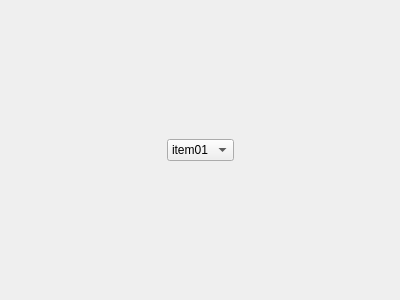
<?xml version="1.0" encoding="UTF-8"?>
<ui version="4.0">
 <class>SonDialog</class>
 <widget class="QDialog" name="SonDialog">
  <property name="geometry">
   <rect>
    <x>0</x>
    <y>0</y>
    <width>400</width>
    <height>300</height>
   </rect>
  </property>
  <property name="windowTitle">
   <string>Dialog</string>
  </property>
  <layout class="QHBoxLayout" name="horizontalLayout_2">
   <item>
    <layout class="QHBoxLayout" name="horizontalLayout">
     <item>
      <spacer name="horizontalSpacer">
       <property name="orientation">
        <enum>Qt::Horizontal</enum>
       </property>
       <property name="sizeHint" stdset="0">
        <size>
         <width>40</width>
         <height>20</height>
        </size>
       </property>
      </spacer>
     </item>
     <item>
      <layout class="QVBoxLayout" name="verticalLayout">
       <item>
        <spacer name="verticalSpacer">
         <property name="orientation">
          <enum>Qt::Vertical</enum>
         </property>
         <property name="sizeHint" stdset="0">
          <size>
           <width>20</width>
           <height>40</height>
          </size>
         </property>
        </spacer>
       </item>
       <item>
        <widget class="QComboBox" name="comboBox">
         <item>
          <property name="text">
           <string>item01</string>
          </property>
         </item>
         <item>
          <property name="text">
           <string>item02</string>
          </property>
         </item>
         <item>
          <property name="text">
           <string>item03</string>
          </property>
         </item>
         <item>
          <property name="text">
           <string>item04</string>
          </property>
         </item>
        </widget>
       </item>
       <item>
        <spacer name="verticalSpacer_2">
         <property name="orientation">
          <enum>Qt::Vertical</enum>
         </property>
         <property name="sizeHint" stdset="0">
          <size>
           <width>20</width>
           <height>40</height>
          </size>
         </property>
        </spacer>
       </item>
      </layout>
     </item>
     <item>
      <spacer name="horizontalSpacer_2">
       <property name="orientation">
        <enum>Qt::Horizontal</enum>
       </property>
       <property name="sizeHint" stdset="0">
        <size>
         <width>40</width>
         <height>20</height>
        </size>
       </property>
      </spacer>
     </item>
    </layout>
   </item>
  </layout>
 </widget>
 <resources/>
 <connections/>
</ui>
